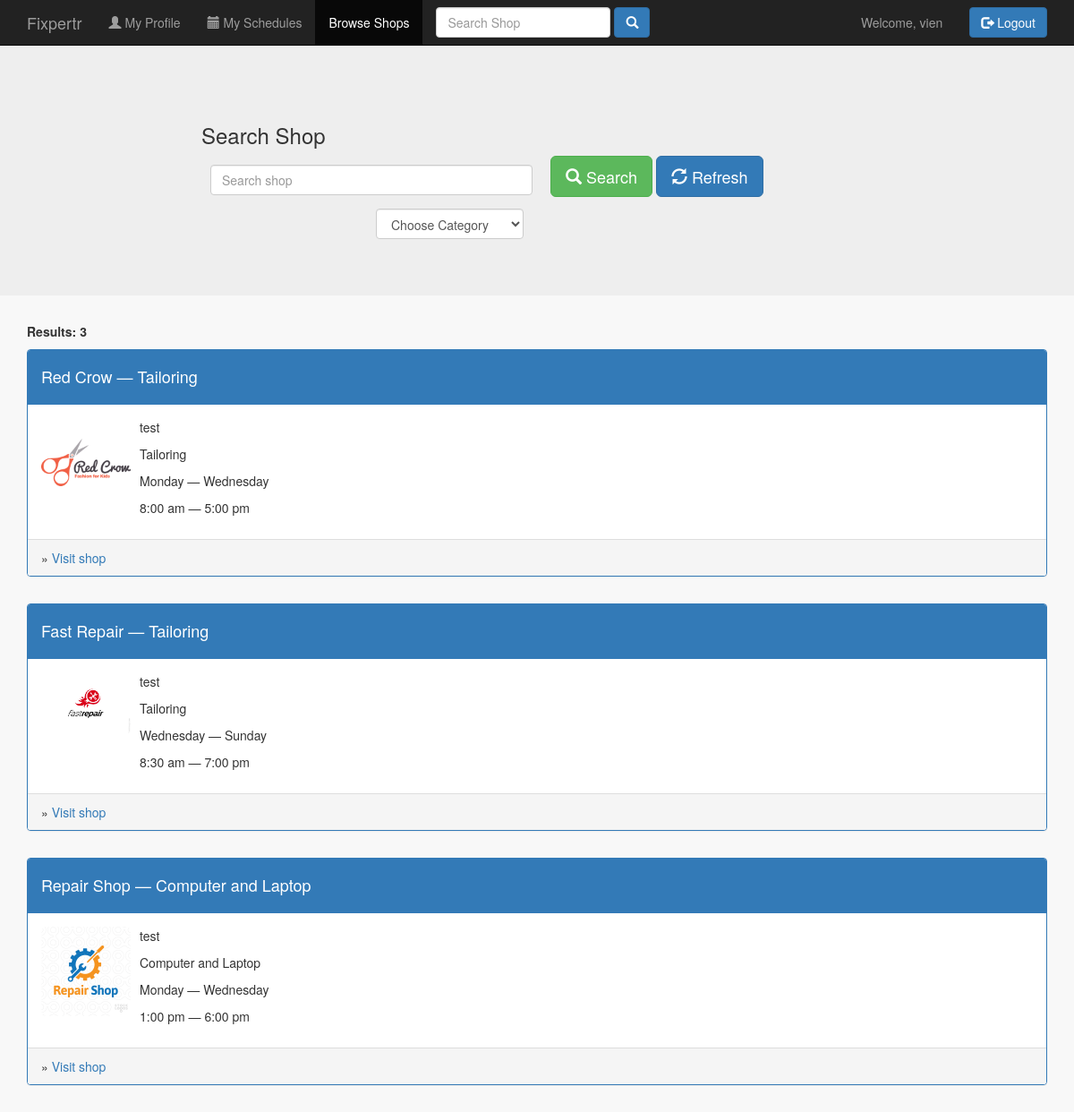
The page /public/browse_shops.php (signed in) on the database its author committed.
### tables this page shows
CREATE TABLE IF NOT EXISTS `shops` (
  `shop_id` int(11) NOT NULL AUTO_INCREMENT,
  `user_id` int(11) NOT NULL,
  `shop_cat_id` int(11) NOT NULL,
  `shop_name` varchar(256) NOT NULL,
  `shop_description` varchar(256) NOT NULL,
  `shop_image` varchar(256) NOT NULL,
  `shop_contact` varchar(256) NOT NULL,
  `day_start` varchar(20) NOT NULL,
  `day_end` varchar(20) NOT NULL,
  `time_start` time NOT NULL,
  `time_end` time NOT NULL,
  `date_created` date NOT NULL,
  `shop_status` tinyint(4) NOT NULL DEFAULT '1',
  PRIMARY KEY (`shop_id`),
  KEY `shops_ibfk_1` (`user_id`),
  KEY `shop_cat_id` (`shop_cat_id`)
);

CREATE TABLE IF NOT EXISTS `shop_categories` (
  `shop_cat_id` int(11) NOT NULL AUTO_INCREMENT,
  `shop_category` varchar(256) NOT NULL,
  `category_desc` text NOT NULL,
  `category_status` tinyint(4) NOT NULL DEFAULT '1',
  PRIMARY KEY (`shop_cat_id`)
);

### public/browse_shops.php (the view, shortened to what this page needs)
<?php
   include_once '../includes/db_connection.php';
   $keywords = '';
     $results = mysqli_query($connection,"SELECT * FROM shops,shop_categories WHERE shops.shop_cat_id = shop_categories.shop_cat_id AND shop_status = 1 ") or die(mysqli_error($connection));
?>
<!doctype html>
<html lang="en">
  <head>
    <link rel="stylesheet" type="text/css" href="stylesheets/bootstrap.min.css">
    <link rel="stylesheet" type="text/css" href="stylesheets/mystyles.css">
  </head>
  <body id="browse_shops">
  <?php include '../includes/layouts/header.php';?>
  <div class="jumbotron">
    <div class="content container">
        <div class="row">
          <div class="col-sm-2"> </div>
          <div class="col-sm-4"><h3>Search Shop</h3></div>
        </div>
        <div class="row">
          <form action="browse_shops.php" method="POST">
          <div class="col-sm-4 col-sm-offset-2">
                <div class="form-group">
                   <input type="text" name="keywords" class="form-control" placeholder="Search shop" style="margin:10px;" value="<?php echo $keywords;?>" autocomplete="off" list = "datalist1">
                </div>
                <div class="row">
                   <div class="col-sm-6 col-sm-offset-6">
                        <div class="form-group ">
                            <select class="form-control" name="selectCategory" id="selectCategory" >
                            <option value="0">Choose Category</option>
                          </select>
                </div>
                </div>
                </div>
          </div>
          <div class="col-sm-4">
              <div class="form-group">
                 <button type="submit" name="search" class="btn btn-success btn-lg" ><span class="glyphicon glyphicon-search"></span> Search</button>
                  <button type="submit" name="refresh" class="btn btn-primary btn-lg"><span class="glyphicon glyphicon-refresh"></span> Refresh</button>
              </div>
          </div>
          </form>
        </div>
    </div>
  </div>
  <div class=" container">
        <div style="margin-bottom: 10px;">
              <strong>Results: <?php $shop_count = mysqli_num_rows($results); echo $shop_count;?> </strong>
        </div>
        <div class="row">
          <?php while ($row = mysqli_fetch_array($results)) { ?>
             <div class="col-sm-12">
            <ul class="media-list">
              <li class="media">
                 <div class="panel panel-primary">
                    <div class="panel-heading">
                      <h4><?php echo $row['shop_name'];?> &mdash; <?php echo $row['shop_category'];?> </h4>
                    </div>
                    <div class="panel-body">
                        <div class="media-left">
                          <img src="images/<?php echo $row['shop_image'];?>" class="img-rounded">
                        </div>
                         <div class="media-body">
                          <p><?php echo $row['shop_description'];?></p>
                          <p><?php echo $row['shop_category'];?></p>
                          <p><?php echo $row['day_start']; ?> &mdash; <?php echo $row['day_end']; ?>  </p>
                          <p><?php echo date("g:i a", strtotime($row['time_start'])); ?> &mdash; <?php echo date("g:i a", strtotime($row['time_end'])); ?></p>
                        </div>
                    </div>
                     <div class="panel-footer">
                      &raquo; <a href="shop_profile.php?view=<?php echo $row['shop_id']?>">Visit shop</a>
                    </div>
                </div>
              </li>
            </ul>
          </div>
          <?php }?>
        </div>
  </div>
  <?php include '../includes/layouts/footer.php';?>

### public/stylesheets/mystyles.css (style rules this page uses)
.content { padding-top: 70px; }
.media img { width: 100px; }
body { background-color: #f8f8f8; }

### rows shown on the page
shops: shop_name "Red Crow", shop_cat.shop_category "Tailoring", shop_image (picture), shop_description "test", day_start "Monday", day_end "Wednesday", time_start "8:00 am", time_end "5:00 pm"
shops: shop_name "Fast Repair", shop_cat.shop_category "Tailoring", shop_image (picture), shop_description "test", day_start "Wednesday", day_end "Sunday", time_start "8:30 am", time_end "7:00 pm"
shops: shop_name "Repair Shop", shop_cat.shop_category "Computer and Laptop", shop_image (picture), shop_description "test", day_start "Monday", day_end "Wednesday", time_start "1:00 pm", time_end "6:00 pm"

### other values the page prints
$_SESSION['u_uid'] "vien"
$shop_count "3"
